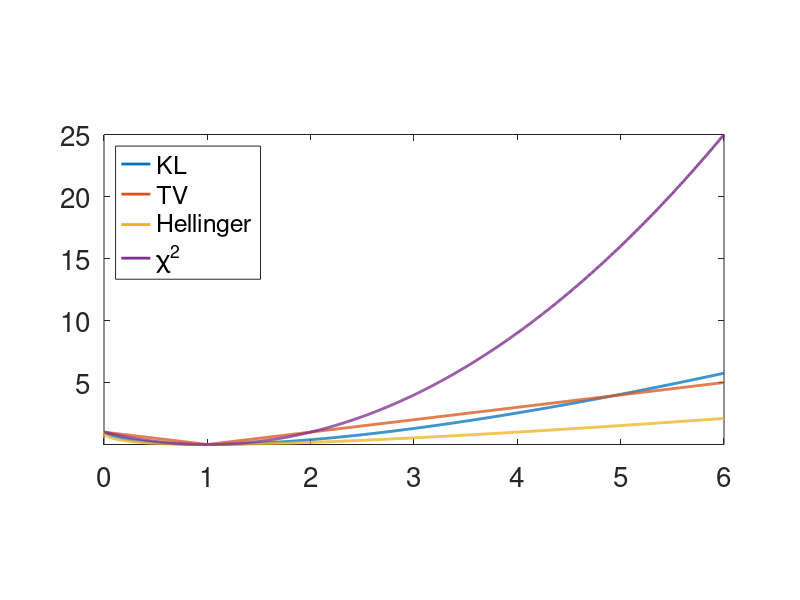

The MATLAB script that drew this image:
%%
% Plot of various divergence functionals

SetAR = @(ar)set(gca, 'PlotBoxAspectRatio', [1 ar 1]);
rep = ['results/divergences/'];
[~,~] = mkdir(rep);

t = linspace(0,6,1024)';

A = [ ...
    t .* log(t) - t + 1, ...
    abs(t-1), ...
    abs(sqrt(t)-1).^2, ...
    abs(t-1).^2, ...
];

lgd = {'KL', 'TV', 'Hellinger', '\chi^2'};

clf
plot(t, A, 'LineWidth', 2);
set(gca, 'FontSize', 20);
axis tight;
legend(lgd, 'Location', 'NorthWest');
SetAR(1/2);
saveas(gcf, [rep 'divergences.eps'], 'epsc');
